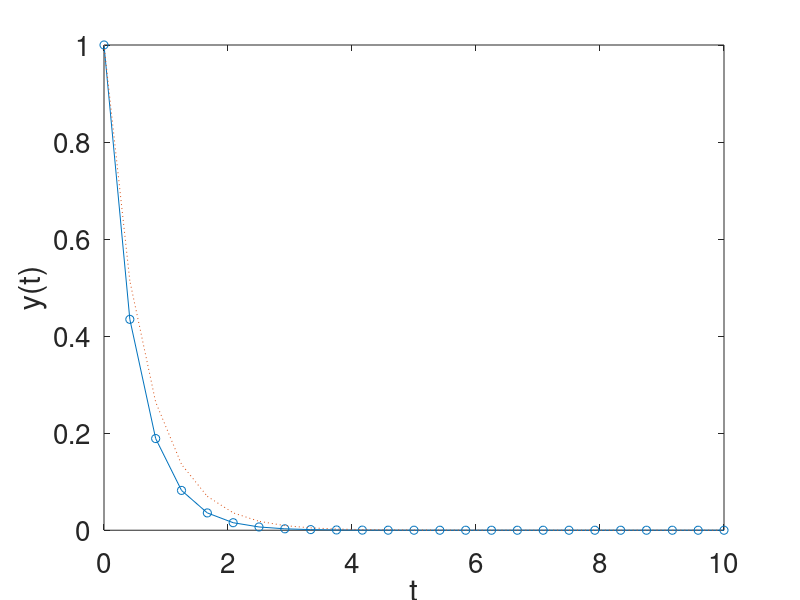
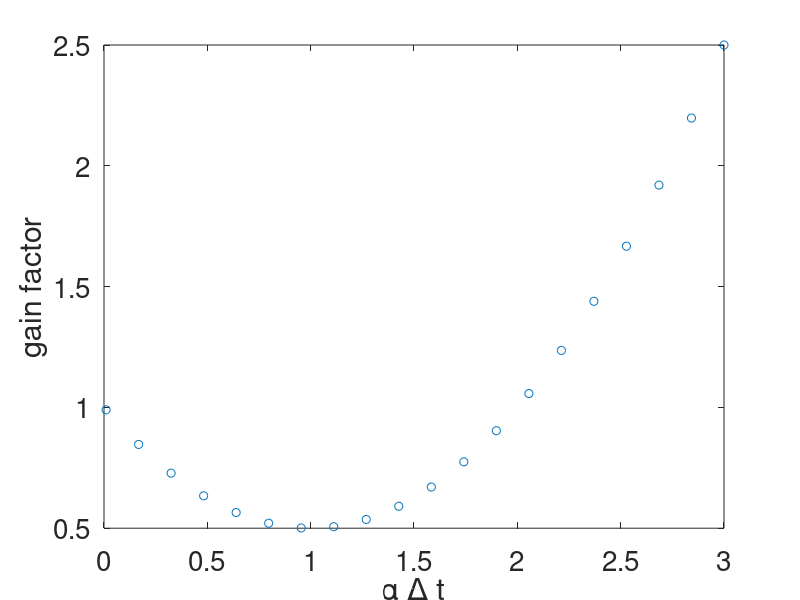

These charts were generated, in order, by the following MATLAB code: (Note: this script raises an error after producing the figures.)
clear,clc,close all;


%% Gridding in time
N=25;
tmin=0;
tmax=10;
t=linspace(tmin,tmax,N);
dt=t(2)-t(1);


%% Test problem
y0=1;
alpha=2;
ybar=y0*exp(-alpha*t);
figure(1);
plot(t,ybar,'o-');
xlabel('t');
ylabel('y(t)');
set(gca,'FontSize',20);

%% Second order method; RK2
yRK2=zeros(1,N);
yRK2(1)=y0;
for n=2:N
    yhalf=yRK2(n-1)+dt/2*(-alpha*yRK2(n-1));
    yRK2(n)=yRK2(n-1)+dt*(-alpha*yhalf);
end %for
figure(1);
hold on;
plot(t,yRK2,':')


%% RK2 stability considerations, FDE analysis
adt=linspace(0.01,3,20);
ladt=numel(adt);
G=zeros(ladt,1);
for igain=1:ladt
    G(igain)=(1-adt(igain)+1/2*adt(igain).^2);
end %for
figure(2);
plot(adt,G,'o')
set(gca,'FontSize',20);
xlabel('\alpha \Delta t');
ylabel('gain factor');


%% RK4 example; comparison against first and second order methods
yRK4=zeros(1,N);
yRK4(1)=y0;
for n=2:N
    dy1=dt*fRK(t(n-1),yRK4(n-1),alpha);
    dy2=dt*fRK(t(n-1)+dt/2,yRK4(n-1)+dy1/2,alpha);
    dy3=dt*fRK(t(n-1)+dt/2,yRK4(n-1)+dy2/2,alpha);
    dy4=dt*fRK(t(n-1)+dt,yRK4(n-1)+dy3,alpha);
    
    yRK4(n)=yRK4(n-1)+1/6*(dy1+2*dy2+2*dy3+dy4);
end %for
figure(1);
plot(t,yRK4,'^-')
legend('exact','RK2','RK4')